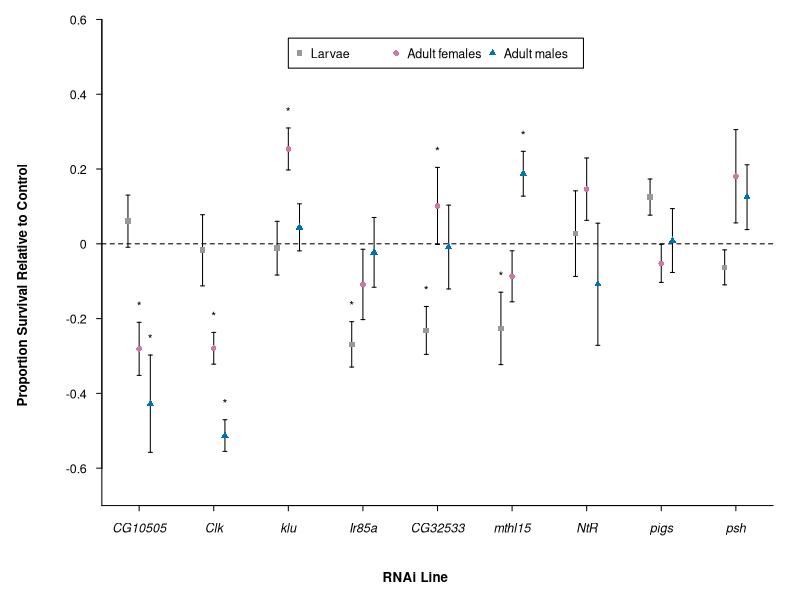

The R source for this figure:
setwd("~/University/Post-Doc/RNAi")

my.data <- read.csv("RNAiData_v6.csv", stringsAsFactors = FALSE)
str(my.data)

P2.data <- my.data[my.data$Insertion.site=="attP2",]
P40.data <- my.data[my.data$Insertion.site=="attP40",]

P2.data$Line <- factor(P2.data$Line, levels = c("control","CG10505","klu","NtR", "pigs"))
P40.data$Line <- factor(P40.data$Line, levels = c("control","CG32533","Clk","Ir85a","mthl15", "psh"))

larv.P2.data <- P2.data[which(P2.data$Stage=="Larvae"),]
larv.P40.data <- P40.data[which(P40.data$Stage=="Larvae"),]
ad.P2.f.data <- P2.data[which(P2.data$Stage=="Female"),]
ad.P40.f.data <- P40.data[which(P40.data$Stage=="Female"),]
ad.P2.m.data <- P2.data[which(P2.data$Stage=="Male"),]
ad.P40.m.data <- P40.data[which(P40.data$Stage=="Male"),]

#points and errors for plotting relative PSurvival
P2.means <- tapply(larv.P2.data$PSurvival, larv.P2.data$Line,mean) 
P2.means <- P2.means - P2.means[1]
P2.sd <- tapply(larv.P2.data$PSurvival, larv.P2.data$Line,sd) 
P2.N <- tapply(larv.P2.data$PSurvival, larv.P2.data$Line,length)
P2.se <- P2.sd/sqrt(P2.N)

P40.means <- tapply(larv.P40.data$PSurvival, larv.P40.data$Line,mean) 
P40.means <- P40.means - P40.means[1] 
P40.sd <- tapply(larv.P40.data$PSurvival, larv.P40.data$Line,sd) 
P40.N <- tapply(larv.P40.data$PSurvival, larv.P40.data$Line,length)
P40.se <- P40.sd/sqrt(P40.N)

P2.f.means <- tapply(ad.P2.f.data$PSurvival, ad.P2.f.data$Line,mean) 
P2.f.means <- P2.f.means - P2.f.means[1]
P2.f.sd <- tapply(ad.P2.f.data$PSurvival, ad.P2.f.data$Line,sd) 
P2.f.N <- tapply(ad.P2.f.data$PSurvival, ad.P2.f.data$Line,length)
P2.f.se <- P2.f.sd/sqrt(P2.f.N)

P40.f.means <- tapply(ad.P40.f.data$PSurvival, ad.P40.f.data$Line,mean) 
P40.f.means <- P40.f.means - P40.f.means[1]
P40.f.sd <- tapply(ad.P40.f.data$PSurvival, ad.P40.f.data$Line,sd) 
P40.f.N <- tapply(ad.P40.f.data$PSurvival, ad.P40.f.data$Line,length)
P40.f.se <- P40.f.sd/sqrt(P40.f.N)


P2.m.means <- tapply(ad.P2.m.data$PSurvival, ad.P2.m.data$Line,mean) 
P2.m.means <- P2.m.means - P2.m.means[1]
P2.m.sd <- tapply(ad.P2.m.data$PSurvival, ad.P2.m.data$Line,sd) 
P2.m.N <- tapply(ad.P2.m.data$PSurvival, ad.P2.m.data$Line,length)
P2.m.se <- P2.m.sd/sqrt(P2.m.N)

P40.m.means <- tapply(ad.P40.m.data$PSurvival, ad.P40.m.data$Line,mean) 
P40.m.means <- P40.m.means - P40.m.means[1]
P40.m.sd <- tapply(ad.P40.m.data$PSurvival, ad.P40.m.data$Line,sd) 
P40.m.N <- tapply(ad.P40.m.data$PSurvival, ad.P40.m.data$Line,length)
P40.m.se <- P40.m.sd/sqrt(P40.m.N)

#single plot of relative PSurvival
par(mfrow=c(1,1), mar=c(3,3,0,0), oma=c(2,2,0,0), cex=0.75, xpd=TRUE)

plot(P2.f.means~c(1,2,3,4,5), xlim=c(0.5,9.5), ylim=c(-0.7,0.6),type="n",axes=FALSE,
     xlab="RNAi Line", ylab="Proportion survival relative to control")

axis(side=2, at=c(-0.6,-0.4,-0.2,0,0.2,0.4,0.6), cex.axis=1,las=1,
     labels = c(-0.6,-0.4,-0.2,0,0.2,0.4,0.6), pos=0.5, tck=-0.01)
lines(c(0.5,0.5),c(-0.7,0.6))
axis(side=1, at=c(1,2,3,4,5,6,7,8,9), cex.axis=1,las=1,
     labels = c("CG10505", "Clk", "klu", "Ir85a", "CG32533", "mthl15", "NtR", "pigs", "psh"), 
     pos=-0.7, tck=-0.01, font=3)
lines(c(0.5,9.5),c(-0.7,-0.7))

#zero line
lines(c(0.5,9.5), c(0,0), lty=2)

#y-axis title
mtext("Proportion Survival Relative to Control", side=2, outer=TRUE, cex=0.8, font=2)
#x-axis title
mtext("RNAi Line", side=1, outer=TRUE, cex=0.8, font=2)

#legend
legend(3,0.55, horiz=TRUE, c("Larvae",  "Adult females", "Adult males"), 
       pch=c(15,16,17), col=c("#999999", "#CC79A7", "#0072B2"))

Y.larv <- c(P2.means[2], P40.means[3], P2.means[3], P40.means[c(4,2,5)], P2.means[c(4,5)], P40.means[6])
Y.f <- c(P2.f.means[2], P40.f.means[3], P2.f.means[3], P40.f.means[c(4,2,5)], P2.f.means[c(4,5)], P40.f.means[6])
Y.m <- c(P2.m.means[2], P40.m.means[3], P2.m.means[3], P40.m.means[c(4,2,5)], P2.m.means[c(4,5)], P40.m.means[6])

se.larv <- c(P2.se[2], P40.se[3], P2.se[3], P40.se[c(4,2,5)], P2.se[c(4,5)], P40.se[6])
se.f <- c(P2.f.se[2], P40.f.se[3], P2.f.se[3], P40.f.se[c(4,2,5)], P2.f.se[c(4,5)], P40.f.se[6])
se.m <- c(P2.m.se[2], P40.m.se[3], P2.m.se[3], P40.m.se[c(4,2,5)], P2.m.se[c(4,5)], P40.m.se[6])

X <- c(1,2,3,4,5,6,7,8,9)
X.larv <- X - 0.15
X.f <- X
X.m <- X + 0.15

#error bars (standard error)
arrows(X.larv, Y.larv-se.larv, X.larv, Y.larv+se.larv,
       length=0.02, angle=90, code=3) #larvae
arrows(X.f, Y.f-se.f, X.f, Y.f+se.f,
       length=0.02, angle=90, code=3) #females
arrows(X.m, Y.m-se.m, X.m, Y.m+se.m,
       length=0.02, angle=90, code=3) #males
#means
points(X.larv, Y.larv, col="#999999",cex=1, pch=15)
points(X.f, Y.f, col="#CC79A7",cex=1, pch=16)
points(X.m, Y.m, col="#0072B2",cex=1, pch=17)

#stats
text(X.larv[c(4,5,6)], Y.larv[c(4,5,6)]+se.larv[c(4,5,6)]+0.05, "*")
text(X.f[c(1,2,3,5)], Y.f[c(1,2,3,5)]+se.f[c(1,2,3,5)]+0.05, "*")
text(X.m[c(1,2,6)], Y.m[c(1,2,6)]+se.m[c(1,2,6)]+0.05, "*")

#export as "RelativePSurvivalbyLinev6.pdf" 7 x 3.5"